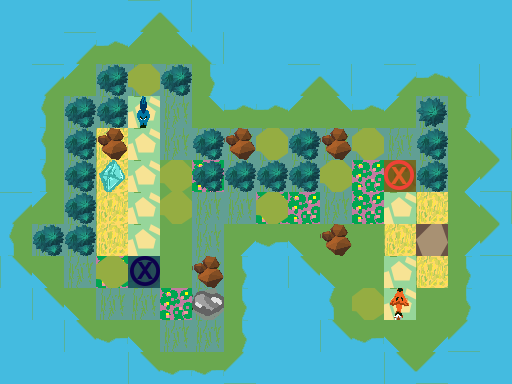

Rendered tile map (Tiled .tmx) drawn with the repository's tilesets; below, a short description and the full map source, tile grids included:
An orthogonal 16x12 tile map with 32x32 px tiles, 3 tile layers (Ground, Obstacles, Objects), 1 hidden layer not drawn.

<map version="1.0" orientation="orthogonal" renderorder="right-down" width="16" height="12" tilewidth="32" tileheight="32" nextobjectid="6">
 <tileset firstgid="1" name="TilesetPlaceholder" tilewidth="32" tileheight="32" tilecount="240" columns="10">
  <image source="../../../Tileset.png" width="320" height="768" />
 </tileset>
 <layer name="Ground" width="16" height="12">
  <data encoding="csv">
5,5,5,5,3221225493,1610612757,5,5,5,5,5,5,5,5,5,5,
5,5,3221225493,1610612747,3221225503,1610612767,1610612757,5,5,5,5,5,5,5,5,5,
5,3221225493,3221225503,7,7,7,11,5,5,3221225493,1610612757,5,3221225493,1610612747,1610612757,5,
5,3221225483,7,7,2684354568,7,1610612767,1610612747,1610612747,3221225503,1610612767,1610612747,3221225503,7,11,5,
5,3221225483,7,2,2684354568,7,7,7,7,7,7,7,7,7,1610612767,1610612757,
5,3221225483,7,2,2684354568,1,3,7,7,7,7,3,1,7,31,21,
3221225493,3221225503,7,2,2684354568,1,7,7,3,3,7,3,2684354568,2,1610612767,1610612757,
3221225483,7,7,2,2684354568,1,7,31,2684354571,2684354591,1,1,2,17,31,21,
2684354581,2684354591,7,3,1,1,7,11,5,2684354581,2684354591,1,2684354568,2,11,5,
5,2684354581,2684354591,7,7,3,7,11,5,5,3221225483,1,2684354568,1,11,5,
5,5,2684354581,2684354571,2684354591,7,7,11,5,5,2684354581,2684354571,2684354591,31,21,5,
5,5,5,5,2684354581,2684354571,2684354571,21,5,5,5,5,2684354581,21,5,5
</data>
 </layer>
 <layer name="Obstacles" width="16" height="12">
  <data encoding="csv">
0,0,0,0,0,0,0,0,0,0,0,0,0,0,0,0,
0,0,0,0,0,0,0,0,0,0,0,0,0,0,0,0,
0,0,0,42,44,42,0,0,0,0,0,0,0,0,0,0,
0,0,42,42,0,0,0,0,0,0,0,0,0,53,0,0,
0,0,42,56,0,0,42,56,44,42,56,44,0,42,0,0,
0,0,42,0,0,44,42,42,42,42,44,0,0,42,0,0,
0,0,42,0,0,44,0,0,44,0,0,0,0,0,0,0,
0,42,42,0,0,0,0,0,0,0,56,0,0,0,0,0,
0,0,0,44,0,0,56,0,0,0,0,0,0,0,0,0,
0,0,0,0,0,0,43,0,0,0,0,44,0,0,0,0,
0,0,0,0,0,0,0,0,0,0,0,0,0,0,0,0,
0,0,0,0,0,0,0,0,0,0,0,0,0,0,0,0
</data>
 </layer>
 <layer name="Objects" width="16" height="12">
  <data encoding="csv">
0,0,0,0,0,0,0,0,0,0,0,0,0,0,0,0,
0,0,0,0,0,0,0,0,0,0,0,0,0,0,0,0,
0,0,0,0,0,0,0,0,0,0,0,0,0,0,0,0,
0,0,0,0,3221225664,0,0,0,0,0,0,0,0,0,0,0,
0,0,0,0,0,0,0,0,0,0,0,0,0,0,0,0,
0,0,0,184,0,0,0,0,0,0,0,0,181,0,0,0,
0,0,0,0,0,0,0,0,0,0,0,0,0,0,0,0,
0,0,0,0,0,0,0,0,0,0,0,0,0,0,0,0,
0,0,0,0,182,0,0,0,0,0,0,0,0,0,0,0,
0,0,0,0,0,0,0,0,0,0,0,0,191,0,0,0,
0,0,0,0,0,0,0,0,0,0,0,0,0,0,0,0,
0,0,0,0,0,0,0,0,0,0,0,0,0,0,0,0
</data>
 </layer>
 <layer name="Solution" width="16" height="12" visible="0">
  <data encoding="csv">
0,0,0,0,0,0,0,0,0,0,0,0,0,0,0,0,
0,0,0,0,0,0,0,0,0,0,0,0,0,0,0,0,
0,0,0,0,0,0,0,0,0,0,0,0,0,0,0,0,
0,0,0,0,222,0,0,0,0,0,0,0,0,0,0,0,
0,0,0,0,222,0,0,0,0,0,0,0,0,0,0,0,
0,0,0,0,222,0,0,0,0,0,0,0,232,0,0,0,
0,0,0,0,222,0,0,0,0,0,0,0,232,0,0,0,
0,0,0,0,0,0,0,0,0,0,0,0,232,0,0,0,
0,0,0,0,0,0,0,0,0,0,0,0,232,0,0,0,
0,0,0,0,0,0,0,0,0,0,0,0,0,0,0,0,
0,0,0,0,0,0,0,0,0,0,0,0,0,0,0,0,
0,0,0,0,0,0,0,0,0,0,0,0,0,0,0,0
</data>
 </layer>
</map>
